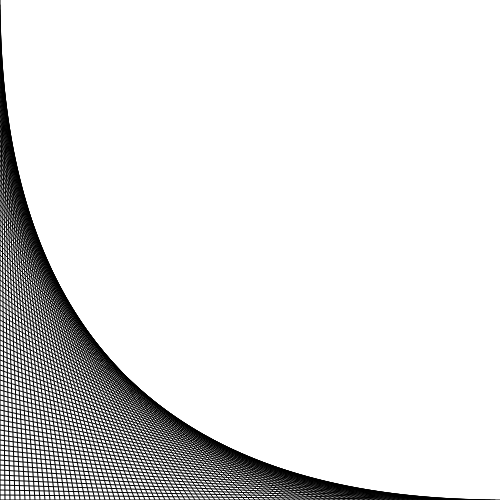
Frame 1 (no input)
Frame 60 (no input): identical to frame 1, image omitted
Frame 120 (the mouse pressed at the canvas centre since frame 60): identical to frame 1, image omitted

The p5.js sketch that drew this single still picture (run headless with seeded random() and noise() and a simulated clock; from frame 60 on, the mouse is pressed at the canvas centre):

// p5.js sketch
// ── sketch.js
function setup() {
  createCanvas(500,500)
  strokeWeight(1);
  var i=0;
  while(i<=100){
    line(0,5*i, 5*i,500);
    i++;
  }
}

function draw() {
  
}
